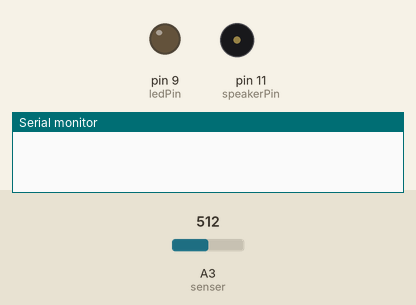
The sketch below on a simulated Arduino Uno, built with avr-gcc and run on an emulated ATmega328P. On the bench: output pins drawn as LEDs (lit = HIGH), buzzer (waves = sounding), the last lines printed to the serial monitor. The test bench sets the inputs (shaded band); at power-on: A3 (senser) = 512.

Above: at 1.3 s.
1.4 s: A3 (senser) set to 5
4.4 s: A3 (senser) set to 2
At 6.8 s:
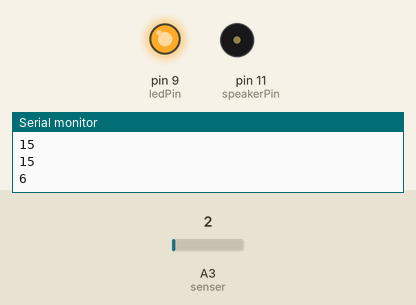
Timing chart, 0 to 13.4 s (numbered marks = the images above; inputs shaded):
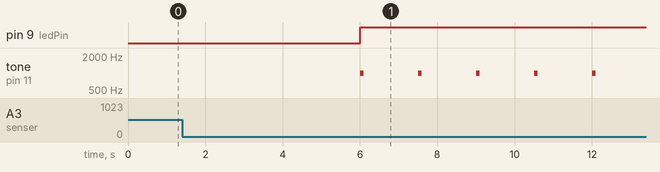

The sketch:

_Detect_sound.ino
```cpp
const int speakerPin = 11;
int ledPin=9;
int senser=3;
int tmp=0;
int det = 0;

void setup ()
  {
    pinMode(ledPin,OUTPUT);
    Serial.begin(9600);
     // スピーカを接続したピンのモードを出力に
  pinMode(speakerPin, OUTPUT);
  }

void loop()
  {
    int value;

    value = analogRead(senser);
//    Serial.println(value);
  if (tmp > 2 )
  {
    if (det < 10)
    {
      digitalWrite(ledPin,HIGH);
      tone(speakerPin, 1000, 100);
    }
    else {
      digitalWrite(ledPin,LOW);
    }
     Serial.println(det);
    tmp = 0;
    det = 0;
  }
    delay (500); //0.2秒
    tmp = tmp + 1;
    det = det + value;

  }
```

Measured:
- the behaviour switches between 4 and 3 on A3 (senser) (found by bisection; images 0 and 1)
- after the input at 4.4 s, pin 9 (ledPin): LOW → HIGH after 1.6 s; tone on pin 11 (speakerPin): alternates 1000 Hz for 0.10 s and silent for 1.4 s, starting after 1.6 s
